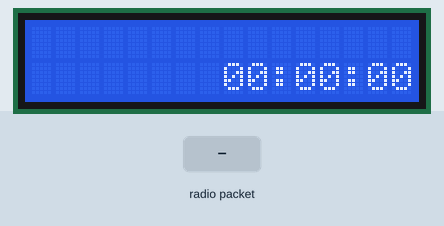
Simulated run of this sketch. Board: ESP32. Parts: 16×2 character LCD. The test bench sets the inputs (shaded band).

Above: at 1.2 s.
1.3 s: radio packet "1" arrives
At 2.0 s:
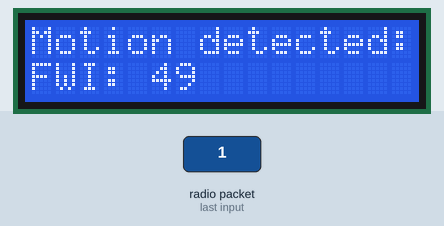
At 4.3 s:
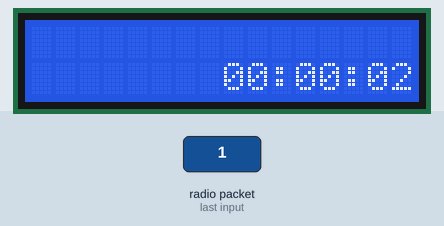
Timing chart, 0 to 5.8 s (numbered marks = the images above; inputs shaded):
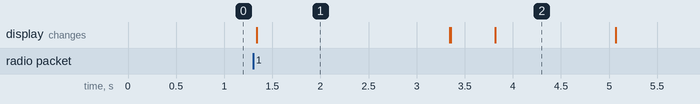

The sketch:

afsms_receiver.ino
```cpp
/*
Filename: FinalProject_afsms_receiver.ino
Authors: Ken Do & Bardia Nasrulai
Date: 03/22/2025
Description:  This file receives motion dectection messages with the Fire Weather
              Index (FWI) via ESP-NOW from the sensor side. It displays the FWI
              value along with an interrupt-driven tiemr that tracks elapsed time.
              When a messgae is reveived, it shows a "Motion dectectd" alert and
              resets the timer. If no message is received, it displays the current
              time.
*/

#include <Wire.h>
#include <LiquidCrystal_I2C.h>
#include <esp_now.h>
#include <WiFi.h>


// Initialize the LCD display at I2C address 0x27 with 16 columns and 2 rows
LiquidCrystal_I2C lcd(0x27, 16, 2);

// Flag to indicate if a message has been received
volatile bool messageReceived = false;

// Time tracking variables
int second = 0;
int minute = 0;
int hour = 0;

// Message buffer and length
int messageLength = 0;
uint8_t messageData[16]; // Buffer to hold received message (max 16 characters)

// Timer handle
hw_timer_t * timer = NULL; // Declare a timer variable and initialize to null

// ESP-NOW callback function to handle incoming data
// This callback function will be invoked when signal is received
// over ESP-NOW and trigger the message to the LCD.
void IRAM_ATTR dataReceived(const esp_now_recv_info_t * esp_now_info, const uint8_t *incomingData, int len)
{
    // Set flag to indicate message reception
    messageReceived = true;

    // Limit message to 16 characters or less to compress to LCD dimensions.
    if (len > 16) {
        messageLength = 16;
    } else {
        messageLength = len;
    }

    // Copies messageLength bytes from incomingData to messageData.
    memcpy(messageData, incomingData, messageLength);
}

// Timer Interrupt Service Routine (ISR) to update the time counter
void IRAM_ATTR timerISR() {
    second++;
    if (second == 60) {
        minute++;
        second = 0;
    }
    if (minute == 60) {
        hour++;
        minute = 0;
    }
}

void setup() {
    // Set WiFi mode to Station (STA) for ESP-NOW communication
    WiFi.mode(WIFI_STA);

    // Initialize LCD display
    lcd.init();
    lcd.backlight();

    // Initialize timer to update the counter every second
    timer = timerBegin(8000); // Set prescaler to 8000
    timerAttachInterrupt(timer, &timerISR); // Attach ISR function to timer
    // Set alarm to trigger interrupt every second, repeating (true),
    // number of autoreloads (0=unlimited)
    timerAlarm(timer, 10000, true, 0);


    // Initializes ESP-NOW and check if it was successful; if not, exit the setup function
    if (esp_now_init() != ESP_OK) return;

    // Registers the callback function 'dataReceived' to be called when data is received
    // via ESP-NOW
    esp_now_register_recv_cb(dataReceived);
}


void loop() {
    // If a signal has been received over ESP-NOW, print out an alert message on the LCD
    if (messageReceived) {
        lcd.clear(); // Remove screen contents.
        lcd.setCursor(0, 0);
        lcd.print("Motion detected:");

        // Display message data on the second line
        lcd.setCursor(0, 1);
        lcd.print("FWI: ");
        lcd.setCursor(5, 1);

        // Prints contents of message on 2nd line of LCD.
        for (int i = 0; i < messageLength; i++) {
            lcd.print(messageData[i], DEC);
        }

        // Reset time counters when a message is received
        second = 0;
        minute = 0;
        hour = 0;

        vTaskDelay(2000); // Delay for 2 seconds
        lcd.clear(); // Remove screen contents.
        messageReceived = false; // Reset message flag

    } else {
        // If no message is received, display elapsed time
        // Display formatted time in HH:MM:SS format on LCD
        lcd.setCursor(8, 1);
        if (hour < 10) lcd.print("0");
        lcd.print(hour);
        lcd.print(":");

        lcd.setCursor(11, 1);
        if (minute < 10) lcd.print("0");
        lcd.print(minute);
        lcd.print(":");

        lcd.setCursor(14, 1);
        if (second < 10) lcd.print("0");
        lcd.print(second);
    }
}
```

Measured:
- after the input at 1.3 s, the display: changes at once (image 1)
- what the display in image 1 shows lasts 2.0 s, from 1.3 s to 3.3 s
